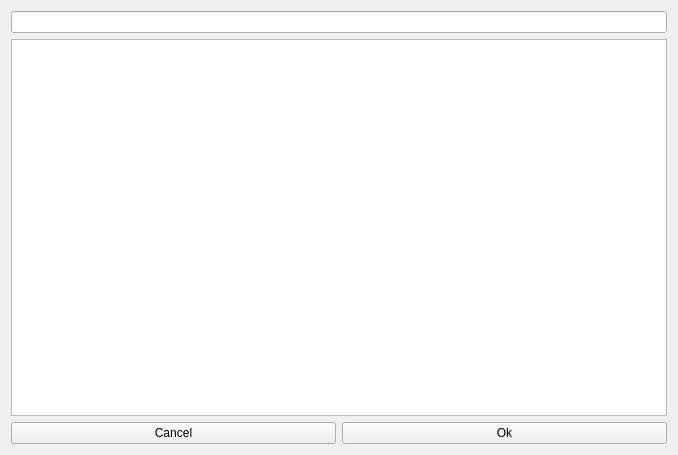
<?xml version="1.0" encoding="UTF-8"?>
<ui version="4.0">
 <class>TemplateEditDialog</class>
 <widget class="QDialog" name="TemplateEditDialog">
  <property name="windowModality">
   <enum>Qt::ApplicationModal</enum>
  </property>
  <property name="geometry">
   <rect>
    <x>0</x>
    <y>0</y>
    <width>678</width>
    <height>455</height>
   </rect>
  </property>
  <property name="windowTitle">
   <string>Template edition</string>
  </property>
  <layout class="QGridLayout" name="gridLayout">
   <item row="2" column="1">
    <widget class="QPushButton" name="FinishBtn">
     <property name="focusPolicy">
      <enum>Qt::NoFocus</enum>
     </property>
     <property name="text">
      <string>Ok</string>
     </property>
    </widget>
   </item>
   <item row="2" column="0">
    <widget class="QPushButton" name="CancelBtn">
     <property name="focusPolicy">
      <enum>Qt::NoFocus</enum>
     </property>
     <property name="text">
      <string>Cancel</string>
     </property>
    </widget>
   </item>
   <item row="0" column="0" colspan="2">
    <widget class="QLineEdit" name="TemplateNameInfield">
     <property name="focusPolicy">
      <enum>Qt::ClickFocus</enum>
     </property>
    </widget>
   </item>
   <item row="1" column="0" colspan="2">
    <widget class="QTableWidget" name="TemplateWidgetTable">
     <property name="sizePolicy">
      <sizepolicy hsizetype="Minimum" vsizetype="Expanding">
       <horstretch>0</horstretch>
       <verstretch>0</verstretch>
      </sizepolicy>
     </property>
    </widget>
   </item>
  </layout>
 </widget>
 <tabstops>
  <tabstop>TemplateWidgetTable</tabstop>
 </tabstops>
 <resources/>
 <connections/>
</ui>
